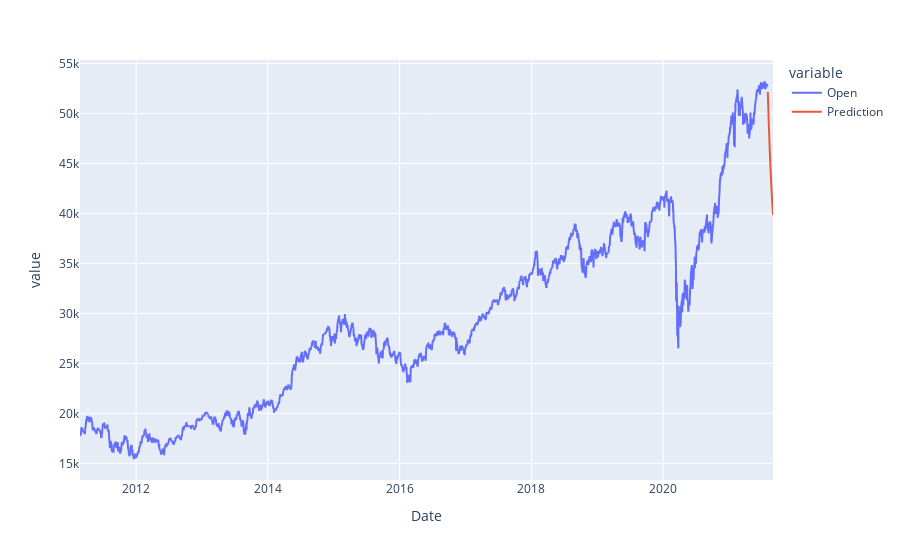

Notebook cell for this chart:
### Code cell
px.line(
    df_pred
)

### Figure 1 — Plotly figure (JSON) as saved in the notebook; plotly's stock layout.template omitted (floating-point values rounded to 4 significant figures; data arrays with more than 128 entries replaced by an {"elided": "..."} marker saying what was removed)
{"data": [{"hovertemplate": "variable=Open<br>Date=%{x}<br>value=%{y}<extra></extra>", "legendgroup": "Open", "line": {"color": "#636efa", "dash": "solid"}, "mode": "lines", "name": "Open", "showlegend": true, "type": "scattergl", "x": {"elided": "2613 str values"}, "xaxis": "x", "y": {"elided": "2613 float values"}, "yaxis": "y"}, {"hovertemplate": "variable=Prediction<br>Date=%{x}<br>value=%{y}<extra></extra>", "legendgroup": "Prediction", "line": {"color": "#EF553B", "dash": "solid"}, "mode": "lines", "name": "Prediction", "showlegend": true, "type": "scattergl", "x": {"elided": "2613 str values"}, "xaxis": "x", "y": {"elided": "2613 float values"}, "yaxis": "y"}], "layout": {"legend": {"title": {"text": "variable"}, "tracegroupgap": 0}, "margin": {"t": 60}, "xaxis": {"anchor": "y", "domain": [0, 1], "title": {"text": "Date"}}, "yaxis": {"anchor": "x", "domain": [0, 1], "title": {"text": "value"}}}}
